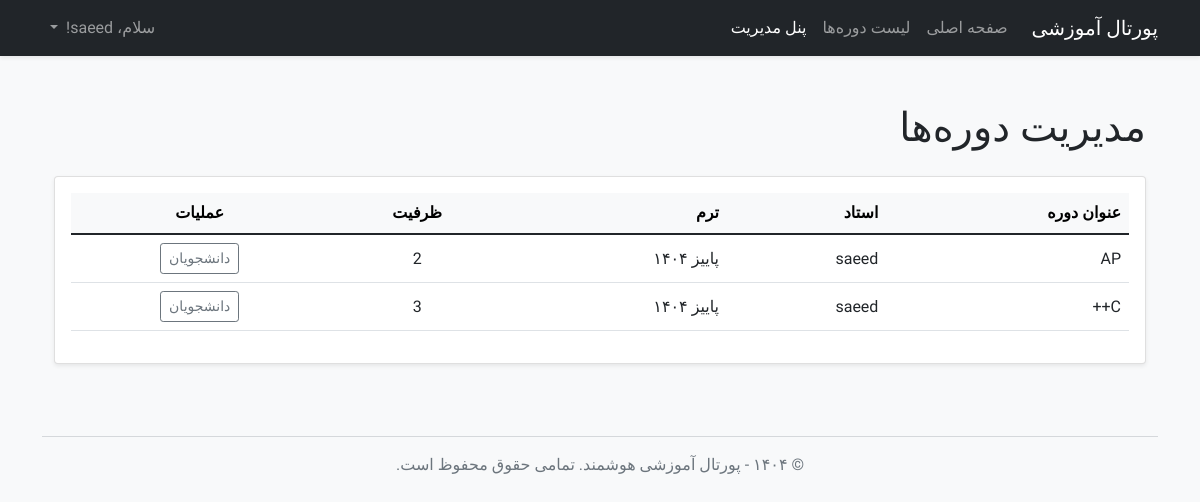
The app's page /manage/courses (signed in), older data.
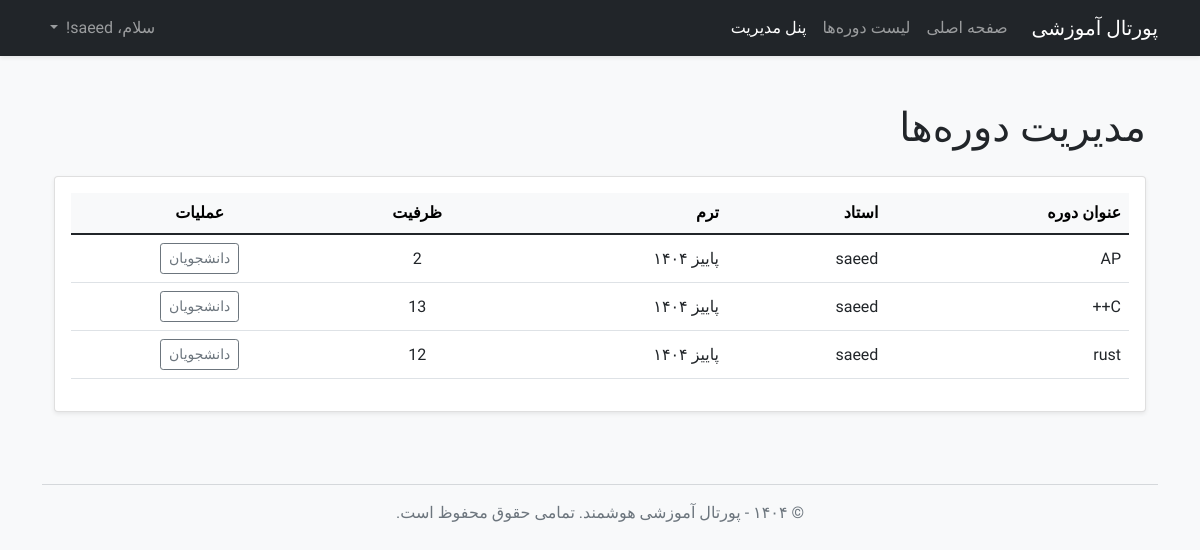
The same page, newer data.
### app/models.py (models this page shows, shortened)
class Course(db.Model):
    id = db.Column(db.Integer, primary_key=True)
    title = db.Column(db.String(140), nullable=False)
    description = db.Column(db.Text)
    credits = db.Column(db.Integer, nullable=False, default=3)
    day_of_week = db.Column(db.String(20), nullable=False)
    start_time = db.Column(db.Time, nullable=False)
    end_time = db.Column(db.Time, nullable=False)
    capacity = db.Column(db.Integer, default=20)
    instructor_id = db.Column(db.Integer, db.ForeignKey('user.id'))
    term_id = db.Column(db.Integer, db.ForeignKey('term.id'), nullable=False)
    enrollments = db.relationship('Enrollment', backref='course', lazy='dynamic', foreign_keys='Enrollment.course_id')
    prereqs = db.relationship(
        'Course', secondary=prerequisites,
        primaryjoin=(prerequisites.c.course_id == id),
        secondaryjoin=(prerequisites.c.prerequisite_id == id),
        backref=db.backref('is_prereq_for', lazy='dynamic'),
        lazy='dynamic'
    )

class User(UserMixin, db.Model):
    id = db.Column(db.Integer, primary_key=True)
    username = db.Column(db.String(64), index=True, unique=True, nullable=False)
    email = db.Column(db.String(120), index=True, unique=True, nullable=False)
    password_hash = db.Column(db.String(128))
    role = db.Column(db.String(20), nullable=False, default='student')
    enrollments = db.relationship('Enrollment', backref='student', lazy='dynamic', foreign_keys='Enrollment.user_id')
    taught_courses = db.relationship('Course', backref='instructor', lazy='dynamic',
                                     foreign_keys='Course.instructor_id')

class Term(db.Model):
    id = db.Column(db.Integer, primary_key=True)
    name = db.Column(db.String(140), nullable=False, unique=True)
    is_active = db.Column(db.Boolean, default=False, nullable=False)
    courses = db.relationship('Course', backref='term', lazy='dynamic')

### app/routes.py (the view)
@app.route('/manage/courses')
@login_required
def manage_courses():
    if current_user.role not in ['admin', 'instructor']:
        abort(403)
    if current_user.role == 'admin':
        courses = Course.query.order_by(Course.term_id.desc(), Course.title).all()
    else: # Instructor
        courses = Course.query.filter_by(instructor_id=current_user.id).order_by(Course.term_id.desc(), Course.title).all()
    return render_template('manage_courses.html', title='مدیریت دوره‌ها', courses=courses)

### app/models.py (called while the page is built)
@login.user_loader
def load_user(id):
    return User.query.get(int(id))

### app/templates/manage_courses.html (shortened to what this page needs)
{% extends "base.html" %}
{% block content %}
<div class="container py-4">
    <div class="d-flex justify-content-between align-items-center mb-4">
        <h1 class="mb-0">مدیریت دوره‌ها</h1>
    </div>
    <div class="card shadow-sm">
        <div class="card-body">
            <div class="table-responsive">
                <table class="table table-hover align-middle">
                    <thead class="table-light">
                        <tr>
                            <th>عنوان دوره</th>
                            <th>استاد</th>
                            <th>ترم</th>
                            <th class="text-center">ظرفیت</th>
                            <th class="text-center">عملیات</th>
                        </tr>
                    </thead>
                    <tbody>
                        {% for course in courses %}
                        <tr>
                            <td>{{ course.title }}</td>
                            <td>{{ course.instructor.username }}</td>
                            <td>{{ course.term.name }}</td>
                            <td class="text-center">{{ course.capacity }}</td>
                            <td class="text-center">
                                <a href="{{ url_for('course_roster', course_id=course.id) }}" class="btn btn-sm btn-outline-secondary">دانشجویان</a>
                            </td>
                        </tr>
                        {% endfor %}
                    </tbody>
                </table>
            </div>
        </div>
    </div>
</div>
{% endblock %}

Row changes from the older to the newer data that the page shows:
changed Course (number 2 of 3 on the later page): capacity "3" → "13"
added Course: title "rust", instructor.username "saeed", term.name "پاییز ۱۴۰۴", capacity "12"
